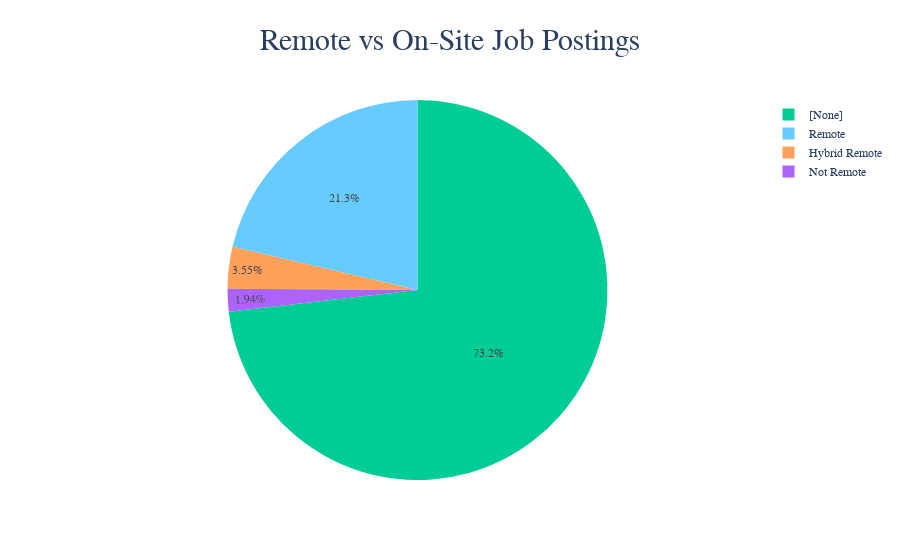

The code cell stored with this chart in its notebook:
### Markdown cell above
# Remote vs On-Site Job Postings
- Compare the proportion of remote and on-site job postings.
- **Aggregate Data**
  - Count job postings by **remote type (`REMOTE_TYPE_NAME`)**.
- **Visualize results**
  - Create a **pie chart** where:
    - **Labels** = `REMOTE_TYPE_NAME`
    - **Values** = `Job Count`
  - Apply custom colors and font styles.
- **Explanation:** Write two sentences about what the graph reveals.

### Code cell
# Your code for 5th question here
# Aggregate Data
df_aggregated = df.groupBy("REMOTE_TYPE_NAME").count()
pdf = df_aggregated.toPandas()

# Visualize results
fig = px.pie(pdf, names="REMOTE_TYPE_NAME", values="count", title="Remote vs On-Site Job Postings",
             color="REMOTE_TYPE_NAME", color_discrete_map={"Remote": "#66CCFF", "On-site": "#EE0000"})

fig.update_layout(font_family="Arial", title_font_size=30,  title_x=0.5)

fig.show()

fig.write_image("output/Q5.svg", width=1080, height=540, scale=2)

### Figure 1 — Plotly figure (JSON) as saved in the notebook; plotly's stock layout.template omitted (floating-point values rounded to 4 significant figures)
{"data": [{"customdata": [["Remote"], ["[None]"], ["Not Remote"], ["Hybrid Remote"]], "domain": {"x": [0, 1], "y": [0, 1]}, "hovertemplate": "REMOTE_TYPE_NAME=%{customdata[0]}<br>count=%{value}<extra></extra>", "labels": ["Remote", "[None]", "Not Remote", "Hybrid Remote"], "legendgroup": "", "marker": {"colors": ["#66CCFF", "#00cc96", "#ab63fa", "#FFA15A"]}, "name": "", "showlegend": true, "type": "pie", "values": [6914, 23706, 629, 1149]}], "layout": {"font": {"family": "Arial"}, "legend": {"tracegroupgap": 0}, "title": {"font": {"size": 30}, "text": "Remote vs On-Site Job Postings", "x": 0.5}}}
